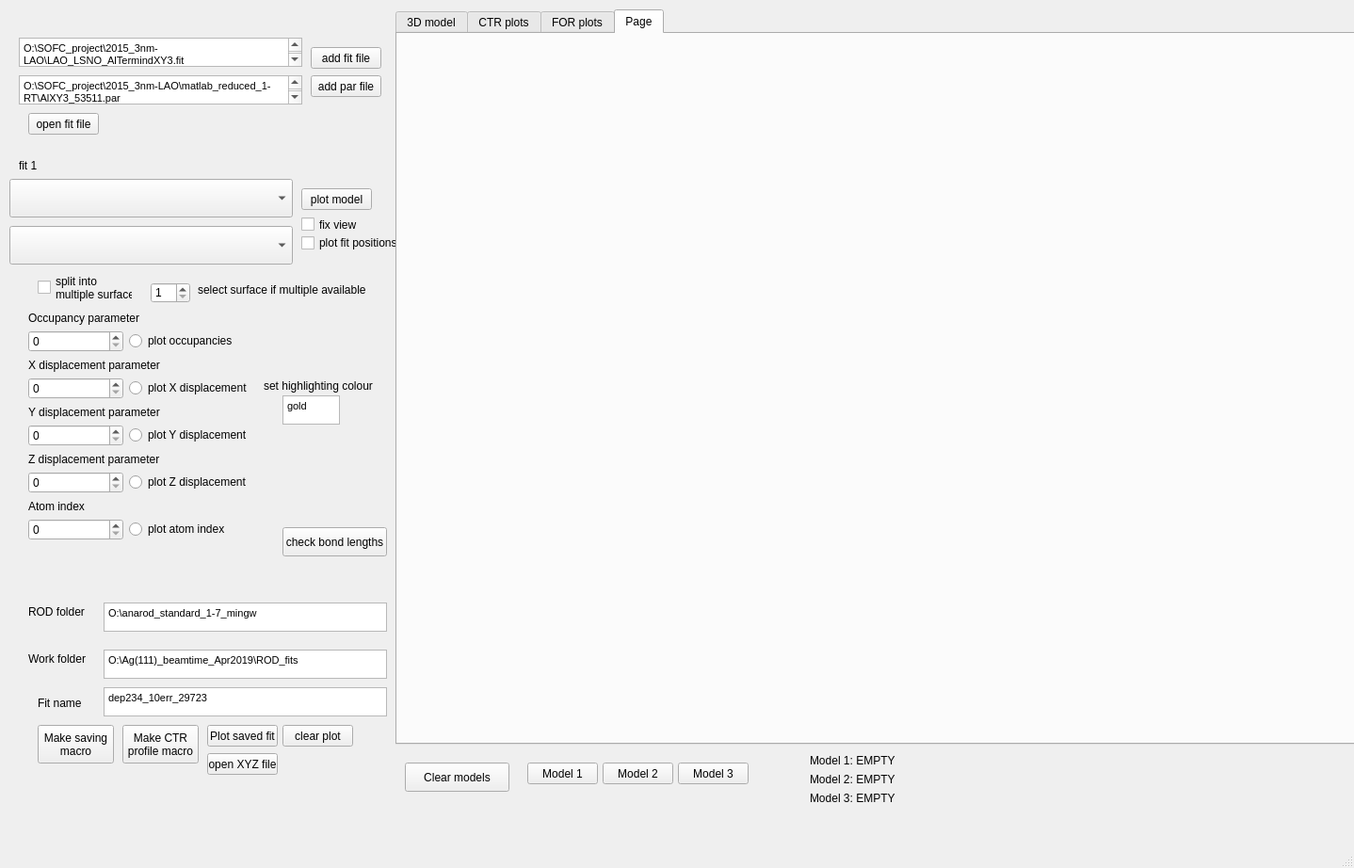
<?xml version="1.0" encoding="UTF-8"?>
<ui version="4.0">
 <class>MainWindow</class>
 <widget class="QMainWindow" name="MainWindow">
  <property name="geometry">
   <rect>
    <x>0</x>
    <y>0</y>
    <width>1438</width>
    <height>922</height>
   </rect>
  </property>
  <property name="windowTitle">
   <string>MainWindow</string>
  </property>
  <widget class="QWidget" name="centralwidget">
   <widget class="QLabel" name="label">
    <property name="geometry">
     <rect>
      <x>20</x>
      <y>160</y>
      <width>141</width>
      <height>31</height>
     </rect>
    </property>
    <property name="text">
     <string>fit 1</string>
    </property>
   </widget>
   <widget class="QTextEdit" name="text1">
    <property name="geometry">
     <rect>
      <x>20</x>
      <y>40</y>
      <width>301</width>
      <height>31</height>
     </rect>
    </property>
    <property name="html">
     <string>&lt;!DOCTYPE HTML PUBLIC &quot;-//W3C//DTD HTML 4.0//EN&quot; &quot;http://www.w3.org/TR/REC-html40/strict.dtd&quot;&gt;
&lt;html&gt;&lt;head&gt;&lt;meta name=&quot;qrichtext&quot; content=&quot;1&quot; /&gt;&lt;style type=&quot;text/css&quot;&gt;
p, li { white-space: pre-wrap; }
&lt;/style&gt;&lt;/head&gt;&lt;body style=&quot; font-family:'MS Shell Dlg 2'; font-size:8.25pt; font-weight:400; font-style:normal;&quot;&gt;
&lt;p style=&quot; margin-top:0px; margin-bottom:0px; margin-left:0px; margin-right:0px; -qt-block-indent:0; text-indent:0px;&quot;&gt;O:\SOFC_project\2015_3nm-LAO\LAO_LSNO_AlTermindXY3.fit&lt;/p&gt;&lt;/body&gt;&lt;/html&gt;</string>
    </property>
   </widget>
   <widget class="QPushButton" name="plotbutton1">
    <property name="geometry">
     <rect>
      <x>320</x>
      <y>200</y>
      <width>75</width>
      <height>23</height>
     </rect>
    </property>
    <property name="text">
     <string>plot model</string>
    </property>
   </widget>
   <widget class="QTextEdit" name="occhigh">
    <property name="geometry">
     <rect>
      <x>300</x>
      <y>420</y>
      <width>61</width>
      <height>31</height>
     </rect>
    </property>
    <property name="html">
     <string>&lt;!DOCTYPE HTML PUBLIC &quot;-//W3C//DTD HTML 4.0//EN&quot; &quot;http://www.w3.org/TR/REC-html40/strict.dtd&quot;&gt;
&lt;html&gt;&lt;head&gt;&lt;meta name=&quot;qrichtext&quot; content=&quot;1&quot; /&gt;&lt;style type=&quot;text/css&quot;&gt;
p, li { white-space: pre-wrap; }
&lt;/style&gt;&lt;/head&gt;&lt;body style=&quot; font-family:'MS Shell Dlg 2'; font-size:8.25pt; font-weight:400; font-style:normal;&quot;&gt;
&lt;p style=&quot; margin-top:0px; margin-bottom:0px; margin-left:0px; margin-right:0px; -qt-block-indent:0; text-indent:0px;&quot;&gt;gold&lt;/p&gt;&lt;/body&gt;&lt;/html&gt;</string>
    </property>
   </widget>
   <widget class="QLabel" name="label_4">
    <property name="geometry">
     <rect>
      <x>280</x>
      <y>400</y>
      <width>121</width>
      <height>20</height>
     </rect>
    </property>
    <property name="text">
     <string>set highlighting colour</string>
    </property>
   </widget>
   <widget class="QTextEdit" name="par1">
    <property name="geometry">
     <rect>
      <x>20</x>
      <y>80</y>
      <width>301</width>
      <height>31</height>
     </rect>
    </property>
    <property name="html">
     <string>&lt;!DOCTYPE HTML PUBLIC &quot;-//W3C//DTD HTML 4.0//EN&quot; &quot;http://www.w3.org/TR/REC-html40/strict.dtd&quot;&gt;
&lt;html&gt;&lt;head&gt;&lt;meta name=&quot;qrichtext&quot; content=&quot;1&quot; /&gt;&lt;style type=&quot;text/css&quot;&gt;
p, li { white-space: pre-wrap; }
&lt;/style&gt;&lt;/head&gt;&lt;body style=&quot; font-family:'MS Shell Dlg 2'; font-size:8.25pt; font-weight:400; font-style:normal;&quot;&gt;
&lt;p style=&quot; margin-top:0px; margin-bottom:0px; margin-left:0px; margin-right:0px; -qt-block-indent:0; text-indent:0px;&quot;&gt;O:\SOFC_project\2015_3nm-LAO\matlab_reduced_1-RT\AlXY3_53511.par&lt;/p&gt;&lt;/body&gt;&lt;/html&gt;</string>
    </property>
   </widget>
   <widget class="QCheckBox" name="parcheck">
    <property name="geometry">
     <rect>
      <x>320</x>
      <y>250</y>
      <width>101</width>
      <height>16</height>
     </rect>
    </property>
    <property name="text">
     <string>plot fit positions</string>
    </property>
   </widget>
   <widget class="QCheckBox" name="checkfix">
    <property name="geometry">
     <rect>
      <x>320</x>
      <y>230</y>
      <width>70</width>
      <height>17</height>
     </rect>
    </property>
    <property name="text">
     <string>fix view</string>
    </property>
   </widget>
   <widget class="QWidget" name="layoutWidget">
    <property name="geometry">
     <rect>
      <x>30</x>
      <y>330</y>
      <width>238</width>
      <height>244</height>
     </rect>
    </property>
    <layout class="QGridLayout" name="gridLayout">
     <item row="10" column="0">
      <widget class="QSpinBox" name="atomindex"/>
     </item>
     <item row="3" column="1">
      <widget class="QRadioButton" name="xbutton">
       <property name="text">
        <string>plot X displacement</string>
       </property>
      </widget>
     </item>
     <item row="5" column="0">
      <widget class="QSpinBox" name="yspin"/>
     </item>
     <item row="6" column="0" colspan="2">
      <widget class="QLabel" name="label_6">
       <property name="text">
        <string>Z displacement parameter</string>
       </property>
      </widget>
     </item>
     <item row="8" column="0" colspan="2">
      <widget class="QLabel" name="label_9">
       <property name="text">
        <string>Atom index</string>
       </property>
      </widget>
     </item>
     <item row="7" column="1">
      <widget class="QRadioButton" name="zbutton">
       <property name="text">
        <string>plot Z displacement</string>
       </property>
      </widget>
     </item>
     <item row="1" column="0">
      <widget class="QSpinBox" name="occspin"/>
     </item>
     <item row="4" column="0" colspan="2">
      <widget class="QLabel" name="label_8">
       <property name="text">
        <string>Y displacement parameter</string>
       </property>
      </widget>
     </item>
     <item row="7" column="0">
      <widget class="QSpinBox" name="zspin"/>
     </item>
     <item row="1" column="1">
      <widget class="QRadioButton" name="occbutton">
       <property name="text">
        <string>plot occupancies</string>
       </property>
      </widget>
     </item>
     <item row="5" column="1">
      <widget class="QRadioButton" name="ybutton">
       <property name="text">
        <string>plot Y displacement</string>
       </property>
      </widget>
     </item>
     <item row="3" column="0">
      <widget class="QSpinBox" name="xspin"/>
     </item>
     <item row="10" column="1">
      <widget class="QRadioButton" name="atomindbutton">
       <property name="text">
        <string>plot atom index</string>
       </property>
      </widget>
     </item>
     <item row="2" column="0" colspan="2">
      <widget class="QLabel" name="label_7">
       <property name="text">
        <string>X displacement parameter</string>
       </property>
      </widget>
     </item>
     <item row="0" column="0" colspan="2">
      <widget class="QLabel" name="label_3">
       <property name="text">
        <string>Occupancy parameter</string>
       </property>
      </widget>
     </item>
    </layout>
   </widget>
   <widget class="QComboBox" name="fitcombo">
    <property name="geometry">
     <rect>
      <x>10</x>
      <y>190</y>
      <width>301</width>
      <height>41</height>
     </rect>
    </property>
   </widget>
   <widget class="QPushButton" name="addfit">
    <property name="geometry">
     <rect>
      <x>330</x>
      <y>50</y>
      <width>75</width>
      <height>23</height>
     </rect>
    </property>
    <property name="text">
     <string>add fit file</string>
    </property>
   </widget>
   <widget class="QComboBox" name="parcombo">
    <property name="geometry">
     <rect>
      <x>10</x>
      <y>240</y>
      <width>301</width>
      <height>41</height>
     </rect>
    </property>
   </widget>
   <widget class="QPushButton" name="addpar">
    <property name="geometry">
     <rect>
      <x>330</x>
      <y>80</y>
      <width>75</width>
      <height>23</height>
     </rect>
    </property>
    <property name="text">
     <string>add par file</string>
    </property>
   </widget>
   <widget class="QSpinBox" name="partspin">
    <property name="geometry">
     <rect>
      <x>160</x>
      <y>300</y>
      <width>42</width>
      <height>22</height>
     </rect>
    </property>
    <property name="minimum">
     <number>1</number>
    </property>
   </widget>
   <widget class="QPushButton" name="openfit">
    <property name="geometry">
     <rect>
      <x>30</x>
      <y>120</y>
      <width>75</width>
      <height>23</height>
     </rect>
    </property>
    <property name="text">
     <string>open fit file</string>
    </property>
   </widget>
   <widget class="QLabel" name="label_2">
    <property name="geometry">
     <rect>
      <x>210</x>
      <y>300</y>
      <width>201</width>
      <height>16</height>
     </rect>
    </property>
    <property name="text">
     <string>select surface if multiple available</string>
    </property>
   </widget>
   <widget class="QPushButton" name="openxyz">
    <property name="geometry">
     <rect>
      <x>220</x>
      <y>800</y>
      <width>75</width>
      <height>23</height>
     </rect>
    </property>
    <property name="text">
     <string>open XYZ file</string>
    </property>
   </widget>
   <widget class="QTextEdit" name="workfoldertext">
    <property name="geometry">
     <rect>
      <x>110</x>
      <y>690</y>
      <width>301</width>
      <height>31</height>
     </rect>
    </property>
    <property name="html">
     <string>&lt;!DOCTYPE HTML PUBLIC &quot;-//W3C//DTD HTML 4.0//EN&quot; &quot;http://www.w3.org/TR/REC-html40/strict.dtd&quot;&gt;
&lt;html&gt;&lt;head&gt;&lt;meta name=&quot;qrichtext&quot; content=&quot;1&quot; /&gt;&lt;style type=&quot;text/css&quot;&gt;
p, li { white-space: pre-wrap; }
&lt;/style&gt;&lt;/head&gt;&lt;body style=&quot; font-family:'MS Shell Dlg 2'; font-size:8.25pt; font-weight:400; font-style:normal;&quot;&gt;
&lt;p style=&quot; margin-top:0px; margin-bottom:0px; margin-left:0px; margin-right:0px; -qt-block-indent:0; text-indent:0px;&quot;&gt;O:\Ag(111)_beamtime_Apr2019\ROD_fits&lt;/p&gt;&lt;/body&gt;&lt;/html&gt;</string>
    </property>
   </widget>
   <widget class="QTextEdit" name="fittext">
    <property name="geometry">
     <rect>
      <x>110</x>
      <y>730</y>
      <width>301</width>
      <height>31</height>
     </rect>
    </property>
    <property name="html">
     <string>&lt;!DOCTYPE HTML PUBLIC &quot;-//W3C//DTD HTML 4.0//EN&quot; &quot;http://www.w3.org/TR/REC-html40/strict.dtd&quot;&gt;
&lt;html&gt;&lt;head&gt;&lt;meta name=&quot;qrichtext&quot; content=&quot;1&quot; /&gt;&lt;style type=&quot;text/css&quot;&gt;
p, li { white-space: pre-wrap; }
&lt;/style&gt;&lt;/head&gt;&lt;body style=&quot; font-family:'MS Shell Dlg 2'; font-size:8.25pt; font-weight:400; font-style:normal;&quot;&gt;
&lt;p style=&quot; margin-top:0px; margin-bottom:0px; margin-left:0px; margin-right:0px; -qt-block-indent:0; text-indent:0px;&quot;&gt;&lt;span style=&quot; font-size:8pt;&quot;&gt;dep234_10err_29723&lt;/span&gt;&lt;/p&gt;&lt;/body&gt;&lt;/html&gt;</string>
    </property>
   </widget>
   <widget class="QLabel" name="label_5">
    <property name="geometry">
     <rect>
      <x>30</x>
      <y>690</y>
      <width>61</width>
      <height>20</height>
     </rect>
    </property>
    <property name="text">
     <string>Work folder</string>
    </property>
   </widget>
   <widget class="QLabel" name="label_10">
    <property name="geometry">
     <rect>
      <x>40</x>
      <y>740</y>
      <width>47</width>
      <height>13</height>
     </rect>
    </property>
    <property name="text">
     <string>Fit name</string>
    </property>
   </widget>
   <widget class="QPushButton" name="clearctrs">
    <property name="geometry">
     <rect>
      <x>300</x>
      <y>770</y>
      <width>75</width>
      <height>23</height>
     </rect>
    </property>
    <property name="text">
     <string>clear plot</string>
    </property>
   </widget>
   <widget class="QPushButton" name="savemacro">
    <property name="geometry">
     <rect>
      <x>40</x>
      <y>770</y>
      <width>81</width>
      <height>41</height>
     </rect>
    </property>
    <property name="text">
     <string>Make saving 
macro</string>
    </property>
   </widget>
   <widget class="QPushButton" name="profmacro">
    <property name="geometry">
     <rect>
      <x>130</x>
      <y>770</y>
      <width>81</width>
      <height>41</height>
     </rect>
    </property>
    <property name="text">
     <string>Make CTR 
profile macro</string>
    </property>
   </widget>
   <widget class="QLabel" name="savemacrolabel">
    <property name="geometry">
     <rect>
      <x>50</x>
      <y>820</y>
      <width>201</width>
      <height>21</height>
     </rect>
    </property>
    <property name="palette">
     <palette>
      <active>
       <colorrole role="WindowText">
        <brush brushstyle="SolidPattern">
         <color alpha="255">
          <red>0</red>
          <green>0</green>
          <blue>0</blue>
         </color>
        </brush>
       </colorrole>
       <colorrole role="Button">
        <brush brushstyle="SolidPattern">
         <color alpha="255">
          <red>255</red>
          <green>0</green>
          <blue>0</blue>
         </color>
        </brush>
       </colorrole>
       <colorrole role="Light">
        <brush brushstyle="SolidPattern">
         <color alpha="255">
          <red>255</red>
          <green>127</green>
          <blue>127</blue>
         </color>
        </brush>
       </colorrole>
       <colorrole role="Midlight">
        <brush brushstyle="SolidPattern">
         <color alpha="255">
          <red>255</red>
          <green>63</green>
          <blue>63</blue>
         </color>
        </brush>
       </colorrole>
       <colorrole role="Dark">
        <brush brushstyle="SolidPattern">
         <color alpha="255">
          <red>127</red>
          <green>0</green>
          <blue>0</blue>
         </color>
        </brush>
       </colorrole>
       <colorrole role="Mid">
        <brush brushstyle="SolidPattern">
         <color alpha="255">
          <red>170</red>
          <green>0</green>
          <blue>0</blue>
         </color>
        </brush>
       </colorrole>
       <colorrole role="Text">
        <brush brushstyle="SolidPattern">
         <color alpha="255">
          <red>0</red>
          <green>0</green>
          <blue>0</blue>
         </color>
        </brush>
       </colorrole>
       <colorrole role="BrightText">
        <brush brushstyle="SolidPattern">
         <color alpha="255">
          <red>255</red>
          <green>255</green>
          <blue>255</blue>
         </color>
        </brush>
       </colorrole>
       <colorrole role="ButtonText">
        <brush brushstyle="SolidPattern">
         <color alpha="255">
          <red>0</red>
          <green>0</green>
          <blue>0</blue>
         </color>
        </brush>
       </colorrole>
       <colorrole role="Base">
        <brush brushstyle="SolidPattern">
         <color alpha="255">
          <red>255</red>
          <green>255</green>
          <blue>255</blue>
         </color>
        </brush>
       </colorrole>
       <colorrole role="Window">
        <brush brushstyle="SolidPattern">
         <color alpha="255">
          <red>255</red>
          <green>0</green>
          <blue>0</blue>
         </color>
        </brush>
       </colorrole>
       <colorrole role="Shadow">
        <brush brushstyle="SolidPattern">
         <color alpha="255">
          <red>0</red>
          <green>0</green>
          <blue>0</blue>
         </color>
        </brush>
       </colorrole>
       <colorrole role="AlternateBase">
        <brush brushstyle="SolidPattern">
         <color alpha="255">
          <red>255</red>
          <green>127</green>
          <blue>127</blue>
         </color>
        </brush>
       </colorrole>
       <colorrole role="ToolTipBase">
        <brush brushstyle="SolidPattern">
         <color alpha="255">
          <red>255</red>
          <green>255</green>
          <blue>220</blue>
         </color>
        </brush>
       </colorrole>
       <colorrole role="ToolTipText">
        <brush brushstyle="SolidPattern">
         <color alpha="255">
          <red>0</red>
          <green>0</green>
          <blue>0</blue>
         </color>
        </brush>
       </colorrole>
      </active>
      <inactive>
       <colorrole role="WindowText">
        <brush brushstyle="SolidPattern">
         <color alpha="255">
          <red>0</red>
          <green>0</green>
          <blue>0</blue>
         </color>
        </brush>
       </colorrole>
       <colorrole role="Button">
        <brush brushstyle="SolidPattern">
         <color alpha="255">
          <red>255</red>
          <green>0</green>
          <blue>0</blue>
         </color>
        </brush>
       </colorrole>
       <colorrole role="Light">
        <brush brushstyle="SolidPattern">
         <color alpha="255">
          <red>255</red>
          <green>127</green>
          <blue>127</blue>
         </color>
        </brush>
       </colorrole>
       <colorrole role="Midlight">
        <brush brushstyle="SolidPattern">
         <color alpha="255">
          <red>255</red>
          <green>63</green>
          <blue>63</blue>
         </color>
        </brush>
       </colorrole>
       <colorrole role="Dark">
        <brush brushstyle="SolidPattern">
         <color alpha="255">
          <red>127</red>
          <green>0</green>
          <blue>0</blue>
         </color>
        </brush>
       </colorrole>
       <colorrole role="Mid">
        <brush brushstyle="SolidPattern">
         <color alpha="255">
          <red>170</red>
          <green>0</green>
          <blue>0</blue>
         </color>
        </brush>
       </colorrole>
       <colorrole role="Text">
        <brush brushstyle="SolidPattern">
         <color alpha="255">
          <red>0</red>
          <green>0</green>
          <blue>0</blue>
         </color>
        </brush>
       </colorrole>
       <colorrole role="BrightText">
        <brush brushstyle="SolidPattern">
         <color alpha="255">
          <red>255</red>
          <green>255</green>
          <blue>255</blue>
         </color>
        </brush>
       </colorrole>
       <colorrole role="ButtonText">
        <brush brushstyle="SolidPattern">
         <color alpha="255">
          <red>0</red>
          <green>0</green>
          <blue>0</blue>
         </color>
        </brush>
       </colorrole>
       <colorrole role="Base">
        <brush brushstyle="SolidPattern">
         <color alpha="255">
          <red>255</red>
          <green>255</green>
          <blue>255</blue>
         </color>
        </brush>
       </colorrole>
       <colorrole role="Window">
        <brush brushstyle="SolidPattern">
         <color alpha="255">
          <red>255</red>
          <green>0</green>
          <blue>0</blue>
         </color>
        </brush>
       </colorrole>
       <colorrole role="Shadow">
        <brush brushstyle="SolidPattern">
         <color alpha="255">
          <red>0</red>
          <green>0</green>
          <blue>0</blue>
         </color>
        </brush>
       </colorrole>
       <colorrole role="AlternateBase">
        <brush brushstyle="SolidPattern">
         <color alpha="255">
          <red>255</red>
          <green>127</green>
          <blue>127</blue>
         </color>
        </brush>
       </colorrole>
       <colorrole role="ToolTipBase">
        <brush brushstyle="SolidPattern">
         <color alpha="255">
          <red>255</red>
          <green>255</green>
          <blue>220</blue>
         </color>
        </brush>
       </colorrole>
       <colorrole role="ToolTipText">
        <brush brushstyle="SolidPattern">
         <color alpha="255">
          <red>0</red>
          <green>0</green>
          <blue>0</blue>
         </color>
        </brush>
       </colorrole>
      </inactive>
      <disabled>
       <colorrole role="WindowText">
        <brush brushstyle="SolidPattern">
         <color alpha="255">
          <red>127</red>
          <green>0</green>
          <blue>0</blue>
         </color>
        </brush>
       </colorrole>
       <colorrole role="Button">
        <brush brushstyle="SolidPattern">
         <color alpha="255">
          <red>255</red>
          <green>0</green>
          <blue>0</blue>
         </color>
        </brush>
       </colorrole>
       <colorrole role="Light">
        <brush brushstyle="SolidPattern">
         <color alpha="255">
          <red>255</red>
          <green>127</green>
          <blue>127</blue>
         </color>
        </brush>
       </colorrole>
       <colorrole role="Midlight">
        <brush brushstyle="SolidPattern">
         <color alpha="255">
          <red>255</red>
          <green>63</green>
          <blue>63</blue>
         </color>
        </brush>
       </colorrole>
       <colorrole role="Dark">
        <brush brushstyle="SolidPattern">
         <color alpha="255">
          <red>127</red>
          <green>0</green>
          <blue>0</blue>
         </color>
        </brush>
       </colorrole>
       <colorrole role="Mid">
        <brush brushstyle="SolidPattern">
         <color alpha="255">
          <red>170</red>
          <green>0</green>
          <blue>0</blue>
         </color>
        </brush>
       </colorrole>
       <colorrole role="Text">
        <brush brushstyle="SolidPattern">
         <color alpha="255">
          <red>127</red>
          <green>0</green>
          <blue>0</blue>
         </color>
        </brush>
       </colorrole>
       <colorrole role="BrightText">
        <brush brushstyle="SolidPattern">
         <color alpha="255">
          <red>255</red>
          <green>255</green>
          <blue>255</blue>
         </color>
        </brush>
       </colorrole>
       <colorrole role="ButtonText">
        <brush brushstyle="SolidPattern">
         <color alpha="255">
          <red>127</red>
          <green>0</green>
          <blue>0</blue>
         </color>
        </brush>
       </colorrole>
       <colorrole role="Base">
        <brush brushstyle="SolidPattern">
         <color alpha="255">
          <red>255</red>
          <green>0</green>
          <blue>0</blue>
         </color>
        </brush>
       </colorrole>
       <colorrole role="Window">
        <brush brushstyle="SolidPattern">
         <color alpha="255">
          <red>255</red>
          <green>0</green>
          <blue>0</blue>
         </color>
        </brush>
       </colorrole>
       <colorrole role="Shadow">
        <brush brushstyle="SolidPattern">
         <color alpha="255">
          <red>0</red>
          <green>0</green>
          <blue>0</blue>
         </color>
        </brush>
       </colorrole>
       <colorrole role="AlternateBase">
        <brush brushstyle="SolidPattern">
         <color alpha="255">
          <red>255</red>
          <green>0</green>
          <blue>0</blue>
         </color>
        </brush>
       </colorrole>
       <colorrole role="ToolTipBase">
        <brush brushstyle="SolidPattern">
         <color alpha="255">
          <red>255</red>
          <green>255</green>
          <blue>220</blue>
         </color>
        </brush>
       </colorrole>
       <colorrole role="ToolTipText">
        <brush brushstyle="SolidPattern">
         <color alpha="255">
          <red>0</red>
          <green>0</green>
          <blue>0</blue>
         </color>
        </brush>
       </colorrole>
      </disabled>
     </palette>
    </property>
    <property name="text">
     <string/>
    </property>
   </widget>
   <widget class="QPushButton" name="plotsavefit">
    <property name="geometry">
     <rect>
      <x>220</x>
      <y>770</y>
      <width>75</width>
      <height>23</height>
     </rect>
    </property>
    <property name="text">
     <string>Plot saved fit</string>
    </property>
   </widget>
   <widget class="QTextEdit" name="rodfolder">
    <property name="geometry">
     <rect>
      <x>110</x>
      <y>640</y>
      <width>301</width>
      <height>31</height>
     </rect>
    </property>
    <property name="html">
     <string>&lt;!DOCTYPE HTML PUBLIC &quot;-//W3C//DTD HTML 4.0//EN&quot; &quot;http://www.w3.org/TR/REC-html40/strict.dtd&quot;&gt;
&lt;html&gt;&lt;head&gt;&lt;meta name=&quot;qrichtext&quot; content=&quot;1&quot; /&gt;&lt;style type=&quot;text/css&quot;&gt;
p, li { white-space: pre-wrap; }
&lt;/style&gt;&lt;/head&gt;&lt;body style=&quot; font-family:'MS Shell Dlg 2'; font-size:8.25pt; font-weight:400; font-style:normal;&quot;&gt;
&lt;p style=&quot; margin-top:0px; margin-bottom:0px; margin-left:0px; margin-right:0px; -qt-block-indent:0; text-indent:0px;&quot;&gt;O:\anarod_standard_1-7_mingw&lt;/p&gt;&lt;/body&gt;&lt;/html&gt;</string>
    </property>
   </widget>
   <widget class="QLabel" name="label_11">
    <property name="geometry">
     <rect>
      <x>30</x>
      <y>640</y>
      <width>61</width>
      <height>20</height>
     </rect>
    </property>
    <property name="text">
     <string>ROD folder</string>
    </property>
   </widget>
   <widget class="QPushButton" name="plotmod1">
    <property name="geometry">
     <rect>
      <x>560</x>
      <y>810</y>
      <width>75</width>
      <height>23</height>
     </rect>
    </property>
    <property name="text">
     <string>Model 1</string>
    </property>
   </widget>
   <widget class="QPushButton" name="plotmod2">
    <property name="geometry">
     <rect>
      <x>640</x>
      <y>810</y>
      <width>75</width>
      <height>23</height>
     </rect>
    </property>
    <property name="text">
     <string>Model 2</string>
    </property>
   </widget>
   <widget class="QPushButton" name="plotmod3">
    <property name="geometry">
     <rect>
      <x>720</x>
      <y>810</y>
      <width>75</width>
      <height>23</height>
     </rect>
    </property>
    <property name="text">
     <string>Model 3</string>
    </property>
   </widget>
   <widget class="QCheckBox" name="checksplit">
    <property name="geometry">
     <rect>
      <x>40</x>
      <y>290</y>
      <width>101</width>
      <height>31</height>
     </rect>
    </property>
    <property name="text">
     <string>split into 
multiple surfaces</string>
    </property>
   </widget>
   <widget class="QTabWidget" name="tabWidget">
    <property name="geometry">
     <rect>
      <x>420</x>
      <y>10</y>
      <width>1021</width>
      <height>781</height>
     </rect>
    </property>
    <property name="currentIndex">
     <number>3</number>
    </property>
    <widget class="QWidget" name="tab_3">
     <attribute name="title">
      <string>3D model</string>
     </attribute>
     <widget class="QWidget" name="verticalLayoutWidget">
      <property name="geometry">
       <rect>
        <x>10</x>
        <y>10</y>
        <width>991</width>
        <height>731</height>
       </rect>
      </property>
      <layout class="QVBoxLayout" name="vlayoutModel"/>
     </widget>
    </widget>
    <widget class="QWidget" name="tab_4">
     <attribute name="title">
      <string>CTR plots</string>
     </attribute>
     <widget class="QWidget" name="verticalLayoutWidget_2">
      <property name="geometry">
       <rect>
        <x>10</x>
        <y>10</y>
        <width>991</width>
        <height>731</height>
       </rect>
      </property>
      <layout class="QVBoxLayout" name="vlayoutCTR"/>
     </widget>
    </widget>
    <widget class="QWidget" name="tab">
     <attribute name="title">
      <string>FOR plots</string>
     </attribute>
     <widget class="QWidget" name="verticalLayoutWidget_3">
      <property name="geometry">
       <rect>
        <x>10</x>
        <y>10</y>
        <width>991</width>
        <height>731</height>
       </rect>
      </property>
      <layout class="QVBoxLayout" name="vlayoutFOR"/>
     </widget>
    </widget>
    <widget class="QWidget" name="tab_2">
     <attribute name="title">
      <string>Page</string>
     </attribute>
     <widget class="QStackedWidget" name="stackedWidget">
      <property name="geometry">
       <rect>
        <x>0</x>
        <y>10</y>
        <width>1001</width>
        <height>731</height>
       </rect>
      </property>
      <property name="currentIndex">
       <number>1</number>
      </property>
      <widget class="QWidget" name="page">
       <widget class="QWidget" name="verticalLayoutWidget_4">
        <property name="geometry">
         <rect>
          <x>20</x>
          <y>20</y>
          <width>971</width>
          <height>681</height>
         </rect>
        </property>
        <layout class="QVBoxLayout" name="vlayoutmod1"/>
       </widget>
      </widget>
      <widget class="QWidget" name="page_2">
       <widget class="QWidget" name="verticalLayoutWidget_5">
        <property name="geometry">
         <rect>
          <x>30</x>
          <y>20</y>
          <width>961</width>
          <height>691</height>
         </rect>
        </property>
        <layout class="QVBoxLayout" name="vlayoutmod2"/>
       </widget>
      </widget>
     </widget>
    </widget>
   </widget>
   <widget class="QPushButton" name="clearmods">
    <property name="geometry">
     <rect>
      <x>430</x>
      <y>810</y>
      <width>111</width>
      <height>31</height>
     </rect>
    </property>
    <property name="text">
     <string>Clear models</string>
    </property>
   </widget>
   <widget class="QLabel" name="mod1label">
    <property name="geometry">
     <rect>
      <x>860</x>
      <y>800</y>
      <width>281</width>
      <height>16</height>
     </rect>
    </property>
    <property name="text">
     <string>Model 1: EMPTY</string>
    </property>
   </widget>
   <widget class="QLabel" name="mod2label">
    <property name="geometry">
     <rect>
      <x>860</x>
      <y>820</y>
      <width>281</width>
      <height>16</height>
     </rect>
    </property>
    <property name="text">
     <string>Model 2: EMPTY</string>
    </property>
   </widget>
   <widget class="QLabel" name="mod3label">
    <property name="geometry">
     <rect>
      <x>860</x>
      <y>840</y>
      <width>281</width>
      <height>16</height>
     </rect>
    </property>
    <property name="text">
     <string>Model 3: EMPTY</string>
    </property>
   </widget>
   <widget class="QPushButton" name="checkbonds">
    <property name="geometry">
     <rect>
      <x>300</x>
      <y>560</y>
      <width>111</width>
      <height>31</height>
     </rect>
    </property>
    <property name="text">
     <string>check bond lengths</string>
    </property>
   </widget>
   <zorder>tabWidget</zorder>
   <zorder>label</zorder>
   <zorder>text1</zorder>
   <zorder>plotbutton1</zorder>
   <zorder>occhigh</zorder>
   <zorder>label_4</zorder>
   <zorder>par1</zorder>
   <zorder>parcheck</zorder>
   <zorder>checkfix</zorder>
   <zorder>layoutWidget</zorder>
   <zorder>fitcombo</zorder>
   <zorder>addfit</zorder>
   <zorder>parcombo</zorder>
   <zorder>addpar</zorder>
   <zorder>partspin</zorder>
   <zorder>openfit</zorder>
   <zorder>label_2</zorder>
   <zorder>openxyz</zorder>
   <zorder>workfoldertext</zorder>
   <zorder>fittext</zorder>
   <zorder>label_5</zorder>
   <zorder>label_10</zorder>
   <zorder>clearctrs</zorder>
   <zorder>savemacro</zorder>
   <zorder>profmacro</zorder>
   <zorder>savemacrolabel</zorder>
   <zorder>plotsavefit</zorder>
   <zorder>rodfolder</zorder>
   <zorder>label_11</zorder>
   <zorder>plotmod1</zorder>
   <zorder>plotmod2</zorder>
   <zorder>plotmod3</zorder>
   <zorder>checksplit</zorder>
   <zorder>clearmods</zorder>
   <zorder>mod1label</zorder>
   <zorder>mod2label</zorder>
   <zorder>mod3label</zorder>
   <zorder>checkbonds</zorder>
  </widget>
  <widget class="QMenuBar" name="menubar">
   <property name="geometry">
    <rect>
     <x>0</x>
     <y>0</y>
     <width>1438</width>
     <height>21</height>
    </rect>
   </property>
  </widget>
  <widget class="QStatusBar" name="statusbar"/>
 </widget>
 <resources/>
 <connections/>
</ui>
